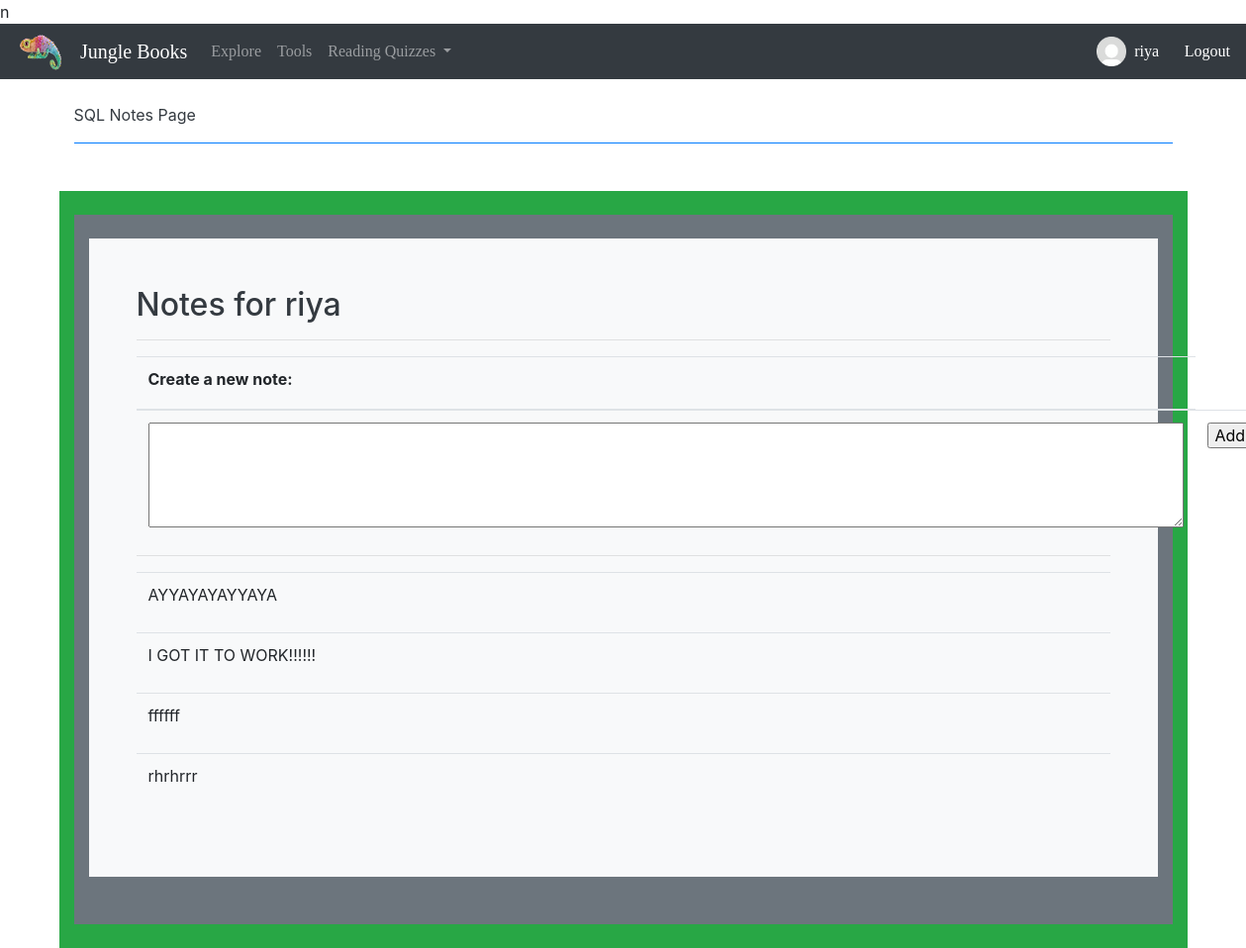
The page /notes/notes (signed in) on the database its author committed.
### cruddy/model.py (models this page shows, shortened)
class Users(UserMixin, db.Model):
    __tablename__ = 'users'
    userID = db.Column(db.Integer, primary_key=True)
    name = db.Column(db.String(255), unique=False, nullable=False)
    email = db.Column(db.String(255), unique=True, nullable=False)
    password = db.Column(db.String(255), unique=False, nullable=False)
    phone = db.Column(db.String(255), unique=False, nullable=False)
    notes = db.relationship("Notes", cascade='all, delete', backref='users', lazy=True)
    def read(self):
        return {
            "userID": self.userID,
            "name": self.name,
            "email": self.email,
            "password": self.password,
            "phone": self.phone,
            "query": "by_alc"  # This is for fun, a little watermark
        }
    def delete(self):
        db.session.delete(self)
        db.session.commit()
        return None

class Notes(db.Model):
    __tablename__ = 'notes'
    id = db.Column(db.Integer, primary_key=True)
    note = db.Column(db.Text, unique=False, nullable=False)
    userID = db.Column(db.Integer, db.ForeignKey('users.userID'))
    def read(self):
        return {
            "id": self.id,
            "note": self.note,
            "userID": self.userID
        }

### notey/app_notes.py (the view)
@app_notes.route('/notes')
@login_required
def notes():
    user = ""
    list_notes = []
    uo = user_by_id(current_user.userID)
    if uo is not None:
        user = uo.read()  # extract user record (Dictionary)
        for note in uo.notes:  # loop through each user note
            note = note.read()  # extract note record (Dictionary)
            note['note'] = markdown.markdown(note['note'])  # convert markdown to html
            list_notes.append(note)  # prepare note list for render_template
        if list_notes is not None:
            list_notes.reverse()
    return render_template('notes.html', user=user, notes=list_notes)

### cruddy/query.py (called while the page is built)
def user_by_id(userid):
    return Users.query.filter_by(userID=userid).first()

@login_manager.user_loader
def user_loader(user_id):
    if user_id is not None:
        return Users.query.get(user_id)
    return None

### templates/notes.html (shortened to what this page needs)
n{% include "layouts/navbar.html" %}
{% block content %}
    <div class="container py-4">
        <header class="pb-3 mb-4 border-bottom border-primary text-dark">
            <span class="fs-4">SQL Notes Page</span>
        </header>
    </div>
    <div class="container py-4 text-light bg-success">
        <div class="container bg-secondary py-4">
            <div class="p-5 mb-4 bg-light text-dark rounded-3">
                <h2>Notes for {{ user.name }}</h2>
                <hr>
                <form method="POST" ID="create" action={{url_for('notes.create')}}>
                    <table class="table">
                        <thead>
                        <tr>
                            <th><label for="notes">Create a new note:</label></th>
                        </tr>
                        </thead>
                        <tbody>
                        <tr>
                            <td><textarea rows = "5" cols = "100%" name = "notes" id="notes" required></textarea></td>
                            <td><input type="submit" value="Add" ></td>
                        </tr>
                        </tbody>
                    </table>
                <hr>
                <div class="table-responsive">
                    <table class="table">
                        <tbody>
                        {% for note in notes %}
                            <tr>
                                <td>{{ note.note | safe }}</td>
                            </tr>
                        {% endfor %}
                        </tbody>
                    </table>
                </div>
            </div>
        </div>
    </div>
{% endblock %}

### templates/layouts/navbar.html (shortened to what this page needs)
<html>
<head>
    <link rel="stylesheet" href="https://stackpath.bootstrapcdn.com/bootstrap/4.3.1/css/bootstrap.min.css">
</head>
<nav class="navbar navbar-expand-lg navbar-dark bg-dark" style="background-color: #c27370; font-family: Trebuchet MS;">
    <IMG SRC="/static/assets/curly.png/ " height="40px" width="50px" style="margin-right: 15px; font-family: Trebuchet MS">
    <a class="navbar-brand" href="{{ url_for('index') }}">Jungle Books</a>
    <div class="collapse navbar-collapse" id="navbarNavAltMarkup">
        <div class="navbar-nav">
            <a class="nav-link" href="{{ url_for('echoice') }}">Explore</a>
            <a class="nav-link" href="{{ url_for('tools') }}">Tools</a>
            <li class="nav-item dropdown">
                <a class="nav-link dropdown-toggle" href="#" id="navbarLabs" role="button" data-toggle="dropdown" aria-haspopup="true" aria-expanded="false">
                   Reading Quizzes
                </a>
            </li>
        </div>
    </div>
    <IMG SRC="/static/assets/profile.png/ " height="30px" width="30px" id="profile">
    {% if current_user.is_authenticated %}
        <p id="loggedin"> {{ current_user.name }} </p>
    {% endif %}
    <a id="logout" href={{url_for('crud.crud_logout')}}>Logout</a>
</nav>

### templates/layouts/navbar.html (style rules this page uses)
#profile { position: relative; right: 2.8%; }
#loggedin { position: relative; right: 2.1%; top: 8px; color: #ffffff; }
#logout { color: #ffffff; }

### rows shown on the page
Users: name "riya"
Notes: note "AYYAYAYAYYAYA"
Notes: note "I GOT IT TO WORK!!!!!!"
Notes: note "ffffff"
Notes: note "rhrhrrr"
